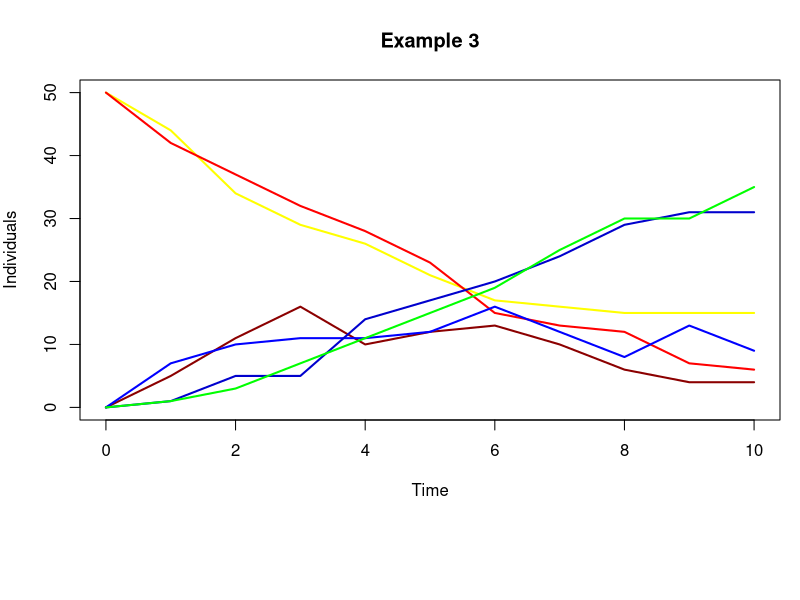

The R script that drew this image:
#*******************************************************************************
#  
# This file is part of iBioSim. Please visit <http://www.async.ece.utah.edu/ibiosim>
# for the latest version of iBioSim.
#
# Copyright (C) 2017 University of Utah
#
# This library is free software; you can redistribute it and/or modify it
# under the terms of the Apache License. A copy of the license agreement is provided
# in the file named "LICENSE.txt" included with this software distribution
# and also available online at <http://www.async.ece.utah.edu/ibiosim/License>.
#  
#*******************************************************************************

year=0:10
data <- read.table("Example3.csv", header=TRUE, sep=",")
health_female_count <- rep(0, 11)
sick_female_count <- rep(0, 11)
dead_female_count <- rep(0,11)
health_male_count <- rep(0, 11)
sick_male_count <- rep(0, 11)
dead_male_count <- rep(0, 11)

for(i in 0:99)
{
  inst <- data[,paste("InstructionNumber",i,sep="_")]
  sex <- data[,paste("Male",i,sep="_")]
  interesting_inst_male = which(inst == 0.1 & sex == 1)
  interesting_inst_female = which(inst == 0.1 & sex == 0)
  if(length(interesting_inst_male) > 0)
  {
  dead <- data[interesting_inst_male,paste("Dead",i,sep="_")]
  health <- data[interesting_inst_male,paste("Healthy",i,sep="_")]
  sick  <- data[interesting_inst_male,paste("Sick",i,sep="_")]
  time <-  data[interesting_inst_male,paste("Time",i,sep="_")]
  
  health_male_count[time+1] = health_male_count[time+1] + health
  dead_male_count[time+1] = dead_male_count[time+1] + dead
  sick_male_count[time+1] = sick_male_count[time+1] + sick
  }
  else   if(length(interesting_inst_female) > 0)
  {
  dead <- data[interesting_inst_female,paste("Dead",i,sep="_")]
  health <- data[interesting_inst_female,paste("Healthy",i,sep="_")]
  sick  <- data[interesting_inst_female,paste("Sick",i,sep="_")]
  time <-  data[interesting_inst_female,paste("Time",i,sep="_")]
  
  health_female_count[time+1] = health_female_count[time+1] + health
  dead_female_count[time+1] = dead_female_count[time+1] + dead
  sick_female_count[time+1] = sick_female_count[time+1] + sick
  }
}

dead_male_count <- cumsum(dead_male_count)
dead_female_count <- cumsum(dead_female_count)

#colors = c("red",  "blue3",   "green1", "yellow","dark red", "blue1")
colors = c(  "yellow", "red", "dark red", "blue1", "blue3", "green1")

par(mar = c(9,4,4,1))
# Lines reordered alternating F,M groupd by Healthy, Sick, Dead
plot(year, health_female_count, type='l', col=colors[1], main='Example 3', ylab='Individuals', xlab = 'Time', ylim=c(0,50),lwd=2)
lines(year, health_male_count, type='l', col=colors[2], lwd=2)
lines(year, sick_female_count, type='l', col=colors[3],lwd=2)
lines(year, sick_male_count, type='l', col=colors[4],lwd=2)
lines(year, dead_female_count, type='l', col=colors[5],lwd=2)
lines(year, dead_male_count, type='l', col=colors[6],lwd=2)

#legend('bottom', legend=c('Healthy M', 'Sick M', 'Dead M','Healthy F', 'Sick F', 'Dead F'), col=colors,inset=c(0,-0.9), lwd=2,ncol=2,xpd = TRUE,lty=1)
legend('bottom', legend=c( 'Healthy F', 'Healthy M','Sick F', 'Sick M','Dead F','Dead M'), col=colors,inset=c(0,-0.9), lwd=2,ncol=3,xpd = TRUE,lty=1)




